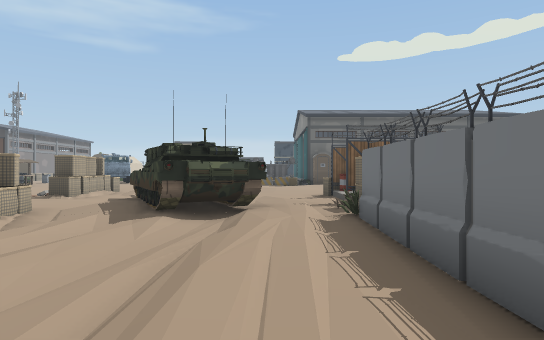
View 1 (above)

20 first-person views from a walk through a 3-D level made in the Unity game engine. The camera is 1.3 m above the floor, looks level and sees 75° across. The floor is counted in squares, 2 m on a side. Each view is taken from the middle of a square. On the plan, view 1 faces up. The plan holds only what a view shows up to about 10 squares ahead; the rest is blank. The place goes on beyond the plan. Some animated figures are left out. Some surface patterns are stand-ins.

View 2
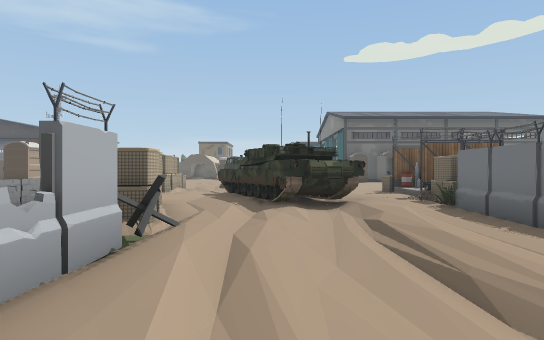

View 3
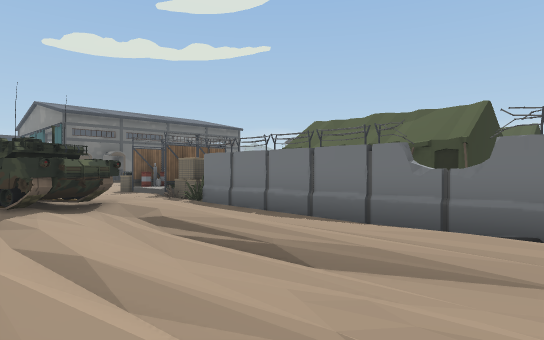

View 4
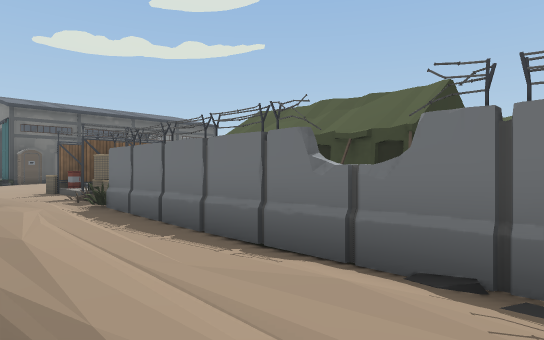

View 5
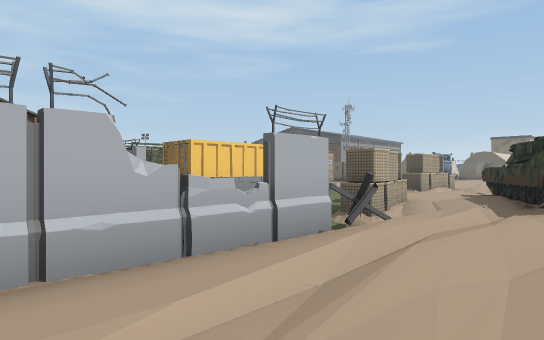

View 6
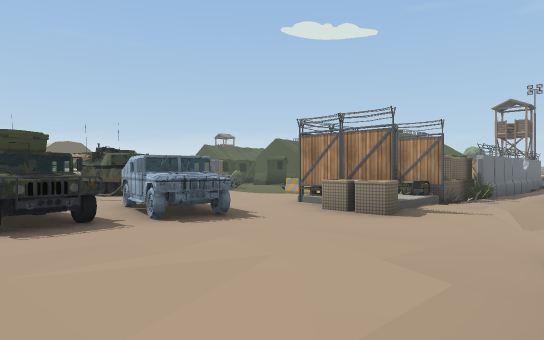

View 7
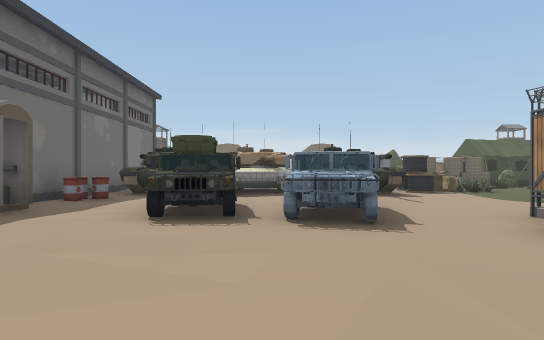

View 8
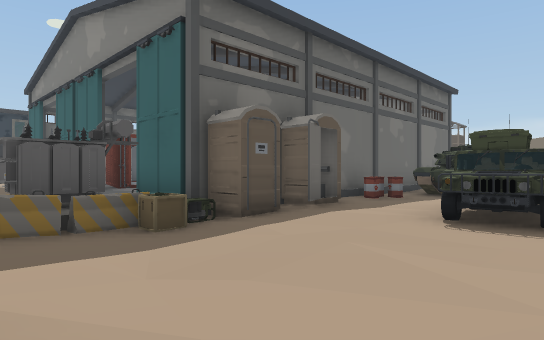

View 9
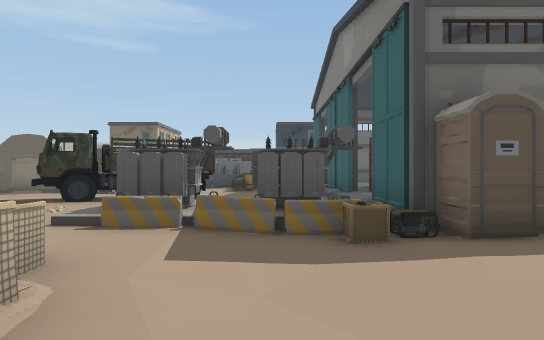

View 10
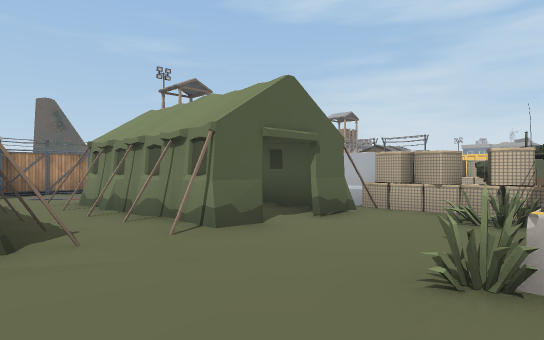

View 11
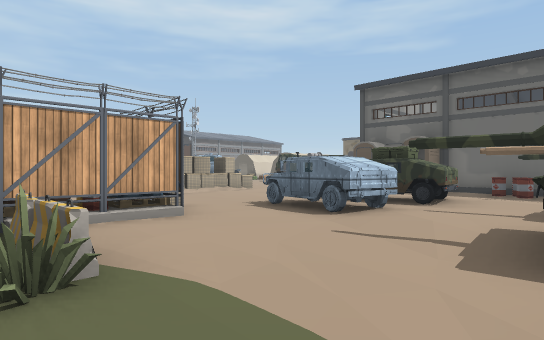

View 12
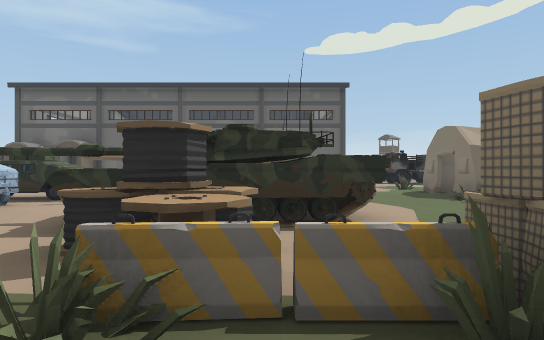

View 13
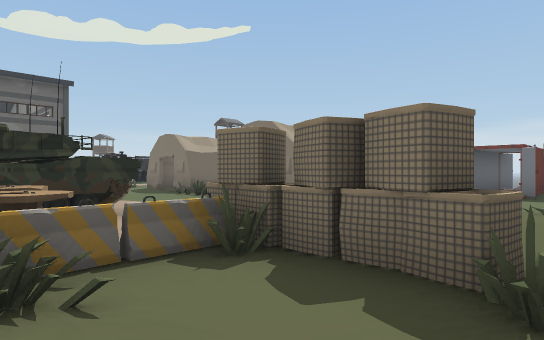

View 14
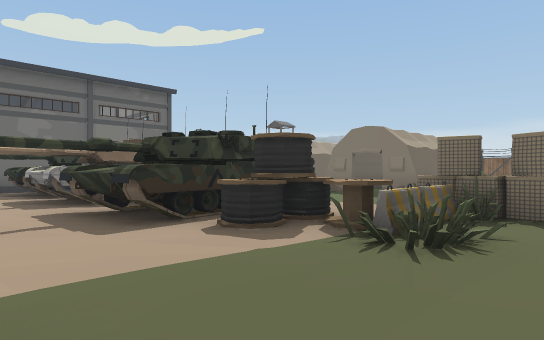

View 15
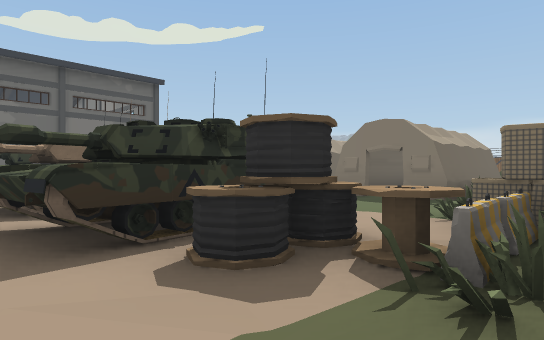

View 16
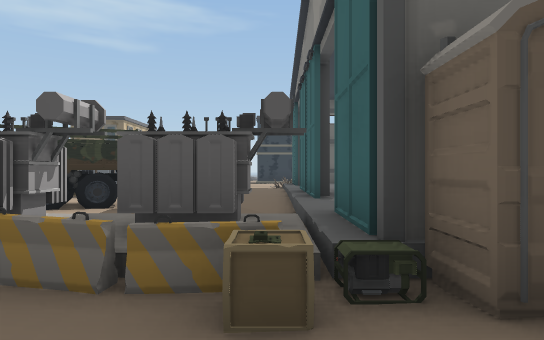

View 17
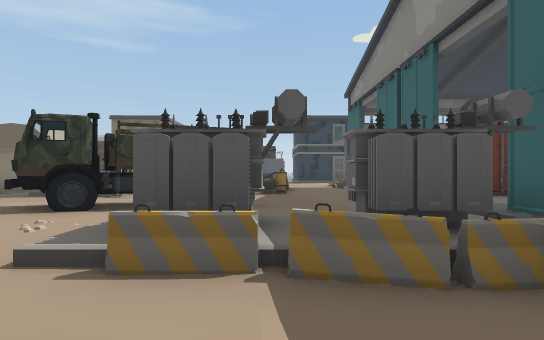

View 18
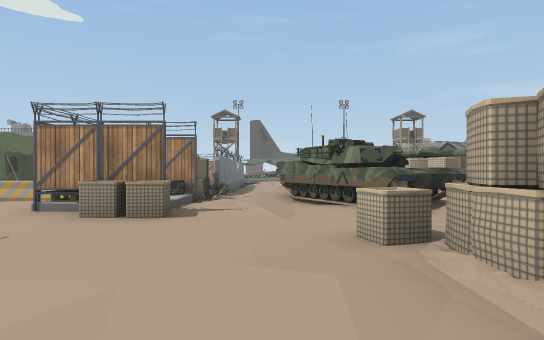

View 19
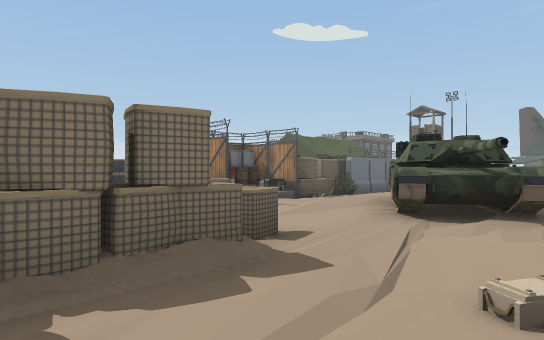

View 20
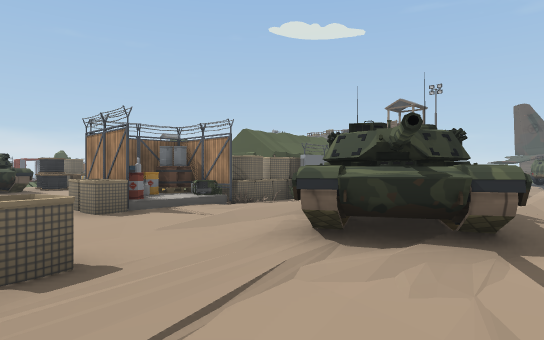

### Floor plan
Key: @ floor where view 1 was taken; # wall or solid block; x gap in a wall; . main floor; : floor 0.25 m higher than the main floor; - floor 0.25 m lower than the main floor; / step, stairs or slope; = window, fence, low wall or low ledge; ^ raised ledge; O other object.
Columns run from 4 left of view 1 to 21 right of it. Each row starts with its distance up from view 1.
 25    O..
 24    ...#
 23 .- ...#O
 22 ..O.--#O
 21 OOO.--#O
 20 O... -:
 19 ..   :#
 18 ..OOOO#      #
 17  .//OOOOO#O###
 16   -.-O.....#^#   ..#
 15   O........#^#   ..
 14 ..O/...OOO..^#  ...#
 13 ..O/...O...#^## ..O
 12 ..OO...OOO..x-# ...##
 11 ...---OO...#^###...
 10 . #---OO....^###...####
  9 .^^.--OOO....OO....
  8 .^##.OOOOO...OOOO      OO
  7 ..##..OO..O-...O       OOO
  6 O.##.-O.---....O....//..
  5 O//-.#OOOOO/O. O
  4 O//-.#-O  O/O
  3 OO./.#/O  O.O
  2 #///.#/O  O.
  1 =///.#-O#OOOOO
  0 #/--@#    ..
 -1 #/.-.#    ..

Positions as (right, up) in squares from view 1, and headings:
1: (0, 0), facing up
2: (-2, -1), facing up
3: (-3, -1), facing up-right
4: (-1, -1), facing up-right
5: (-1, -1), facing up-left
6: (-1, 15), facing down-right
7: (-1, 13), facing right
8: (-1, 13), facing up-right
9: (0, 13), facing up
10: (8, 8), facing down-left
11: (8, 7), facing up-left
12: (10, 6), facing up
13: (9, 5), facing up-right
14: (6, 6), facing up-right
15: (7, 7), facing up-right
16: (1, 15), facing up
17: (-1, 15), facing up
18: (0, 15), facing down
19: (-4, 14), facing down-right
20: (-4, 12), facing down-right
